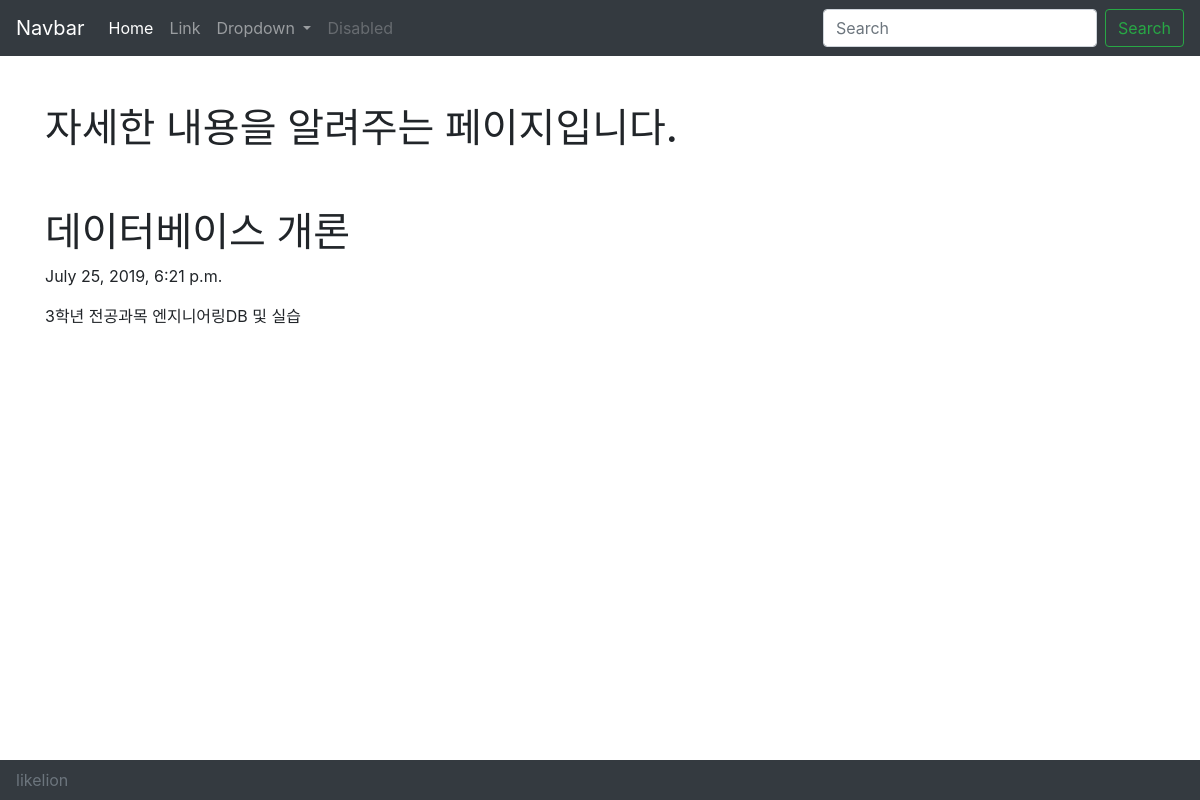
The app's page /blog/4 with its own data.
### blog/models.py (models this page shows, shortened)
class Blog(models.Model):
    title = models.CharField(max_length=200)  #CharField는 짧은 형식
    pub_date = models.DateTimeField('data published') #날짜와 시간
    body = models.TextField() #TextField는 긴 형식

### blog/views.py (the view)
# urls.py: path('blog/<int:blog_id>', blog.views.detail, name="detail"),
def detail(request, blog_id):
    blog_detail = get_object_or_404(Blog, pk=blog_id) #이용자가 원하는 몇 번째 블로그 객체
    return render(request, 'detail.html', {'blog':blog_detail})

### blog/templates/detail.html (shortened to what this page needs)
<head>
        <link rel="stylesheet" href="https://stackpath.bootstrapcdn.com/bootstrap/4.3.1/css/bootstrap.min.css">
</head>
<body>
    <nav class="navbar navbar-expand-lg navbar-dark bg-dark">
    <a class="navbar-brand" href="#">Navbar</a>
        <div class="collapse navbar-collapse" id="navbarSupportedContent">
        <ul class="navbar-nav mr-auto">
            <li class="nav-item active">
            <a class="nav-link" href="#">Home <span class="sr-only">(current)</span></a>
            </li>
            <li class="nav-item">
            <a class="nav-link" href="#">Link</a>
            </li>
            <li class="nav-item dropdown">
            <a class="nav-link dropdown-toggle" href="#" id="navbarDropdown" role="button" data-toggle="dropdown" aria-haspopup="true" aria-expanded="false">
                Dropdown
            </a>
            </li>
            <li class="nav-item">
            <a class="nav-link disabled" href="#" tabindex="-1" aria-disabled="true">Disabled</a>
            </li>
        </ul>
        <form class="form-inline my-2 my-lg-0">
            <input class="form-control mr-sm-2" type="search" placeholder="Search" aria-label="Search">
            <button class="btn btn-outline-success my-2 my-sm-0" type="submit">Search</button>
        </form>
        </div>
    </nav>
        <div class="container">
        <br>
        <br>
        <h1>자세한 내용을 알려주는 페이지입니다.</h1>
        <br><br>
        <h1> {{blog.title}} </h1>
        <p> {{blog.pub_date}} </p>
        <p> {{blog.body}} </p>
        </div>
</body>
<nav class="navbar fixed-bottom navbar-dark bg-dark">
    <a class="card--footer text-muted" href="#">likelion</a>
</nav>

### records on screen
Blog: title "데이터베이스 개론", pub_date "July 25, 2019, 6:21 p.m.", body "3학년 전공과목 엔지니어링DB 및 실습"
